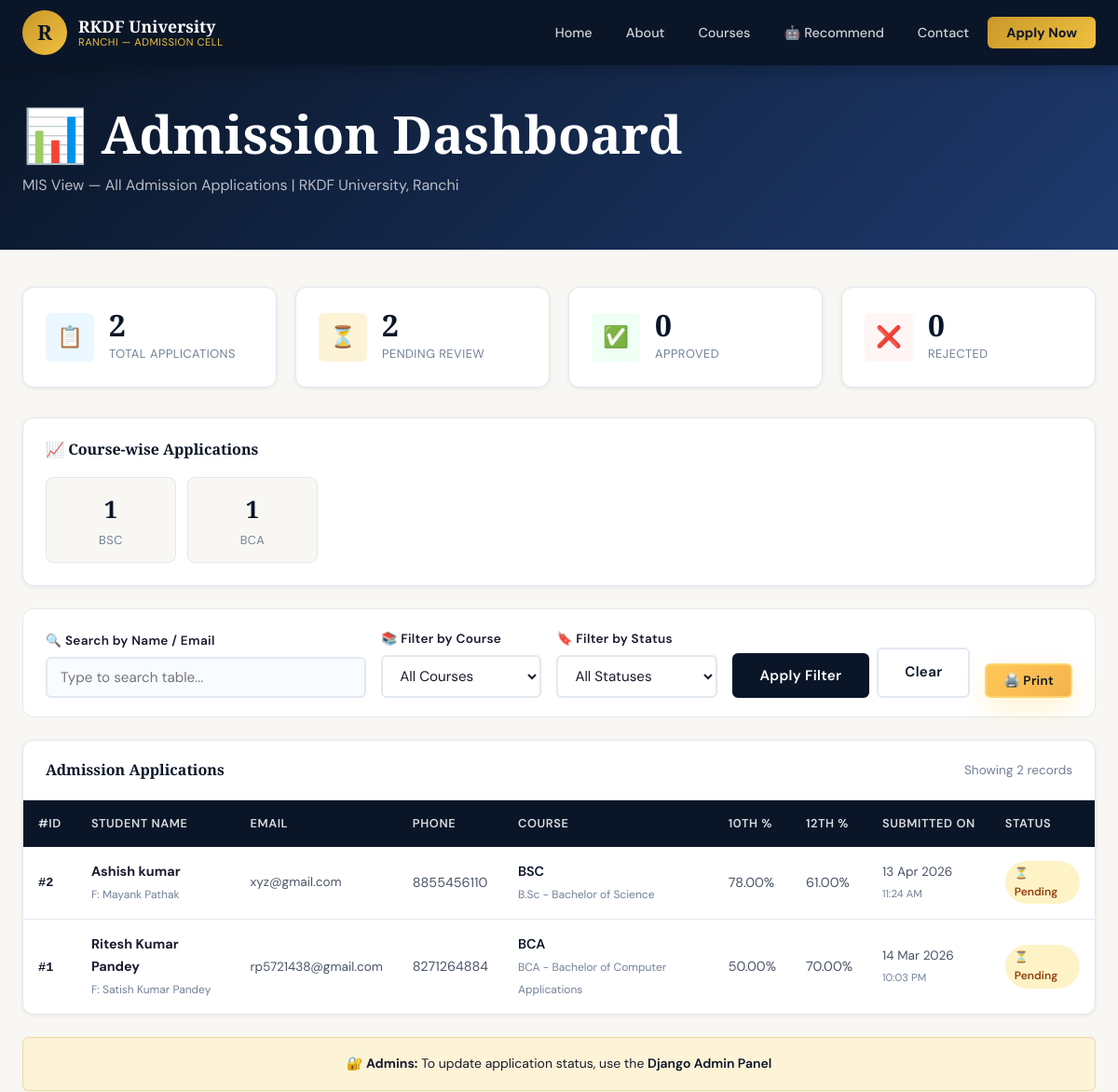
The page /dashboard/ (upper part) on the database as committed earlier.
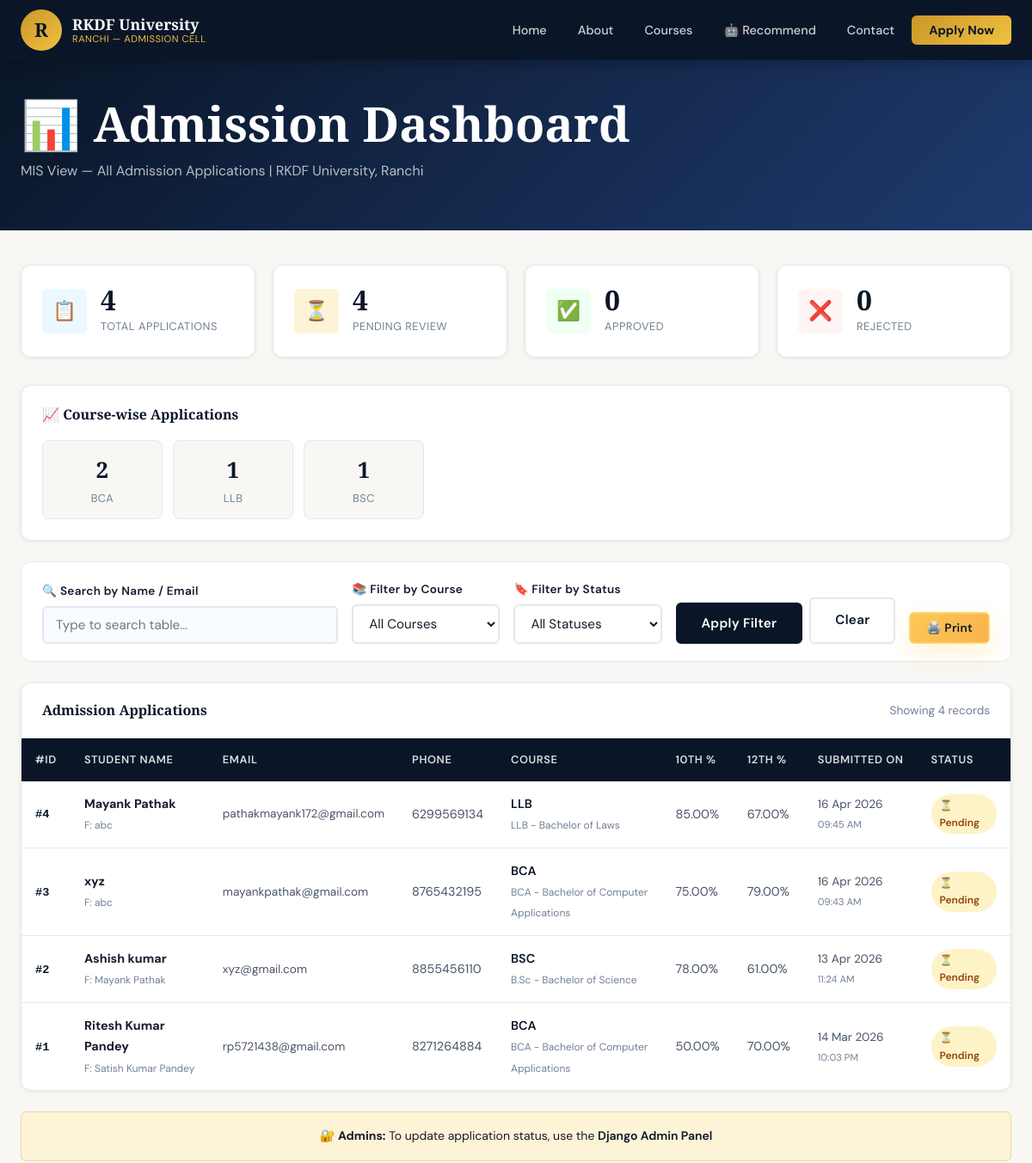
The same page on the database as committed later.
### admission/models.py (models this page shows, shortened)
class AdmissionForm(models.Model):
    name = models.CharField(max_length=200, verbose_name="Full Name")
    email = models.EmailField(unique=True, verbose_name="Email Address")
    phone = models.CharField(max_length=15, verbose_name="Phone Number")
    course = models.CharField(
        max_length=10,
        choices=COURSE_CHOICES,
        verbose_name="Applied Course"
    )
    address = models.TextField(verbose_name="Residential Address")
    father_name = models.CharField(
        max_length=200,
        verbose_name="Father's Name",
        default=""
    )
    date_of_birth = models.DateField(
        verbose_name="Date of Birth",
        null=True,
        blank=True
    )
    tenth_percentage = models.DecimalField(
        max_digits=5,
        decimal_places=2,
        verbose_name="10th Percentage",
        null=True,
        blank=True
    )
    twelfth_percentage = models.DecimalField(
        max_digits=5,
        decimal_places=2,
        verbose_name="12th Percentage",
        null=True,
        blank=True
    )
    STATUS_CHOICES = [
        ('pending',  'Pending Review'),
        ('approved', 'Approved'),
        ('rejected', 'Rejected'),
    ]
    status = models.CharField(
        max_length=10,
        choices=STATUS_CHOICES,
        default='pending',
        verbose_name="Application Status"
    )
    submitted_at = models.DateTimeField(
        auto_now_add=True,
        verbose_name="Date of Submission"
    )
    class Meta:
        verbose_name = "Admission Application"
        verbose_name_plural = "Admission Applications"
        ordering = ['-submitted_at']  # Newest first

### admission/views.py (the view)
# urls.py: path('dashboard/', views.dashboard, name='dashboard'),
def dashboard(request):
    admissions = AdmissionForm.objects.all()
    filter_course = request.GET.get('course', '')
    filter_status = request.GET.get('status', '')
    if filter_course:
        admissions = admissions.filter(course=filter_course)
    if filter_status:
        admissions = admissions.filter(status=filter_status)
    total         = AdmissionForm.objects.count()
    pending_count = AdmissionForm.objects.filter(status='pending').count()
    approved_count= AdmissionForm.objects.filter(status='approved').count()
    rejected_count= AdmissionForm.objects.filter(status='rejected').count()
    course_stats = AdmissionForm.objects.values('course').annotate(
        count=Count('id')
    ).order_by('-count')
    context = {
        'page_title': 'Student Dashboard',
        'admissions': admissions,
        'total': total,
        'pending_count': pending_count,
        'approved_count': approved_count,
        'rejected_count': rejected_count,
        'course_stats': course_stats,
        'course_choices': COURSE_CHOICES,
        'filter_course': filter_course,
        'filter_status': filter_status,
    }
    return render(request, 'admission/dashboard.html', context)

### admission/templates/admission/dashboard.html (shortened to what the changed rows need)
{% extends 'admission/base.html' %}
{% block content %}
<div class="dashboard-header">
    <div class="container">
        <h1 style="color:white; margin-bottom:8px;">📊 Admission Dashboard</h1>
    </div>
</div>
<div class="dashboard-page" style="padding-top:0;">
    <div class="container">
        <div class="stats-grid">
            <div class="stat-card">
                <div class="stat-info">
                    <h3>{{ total }}</h3>
                    <p>Total Applications</p>
                </div>
            </div>
            <div class="stat-card">
                <div class="stat-info">
                    <h3>{{ pending_count }}</h3>
                    <p>Pending Review</p>
                </div>
            </div>
        </div>
        {% if course_stats %}
        <div style="background:white; border-radius:var(--radius-md); padding:24px; border:1px solid var(--border); margin-bottom:24px; box-shadow:var(--shadow-sm);">
            <div style="display:flex; flex-wrap:wrap; gap:12px;">
                {% for cs in course_stats %}
                <div style="background:var(--off-white); border:1px solid var(--border); border-radius:8px; padding:12px 20px; min-width:140px; text-align:center;">
                    <div style="font-family:var(--font-heading); font-size:1.6rem; color:var(--navy); font-weight:700;">{{ cs.count }}</div>
                    <div style="font-size:0.8rem; color:var(--text-light); text-transform:uppercase; letter-spacing:0.5px;">{{ cs.course }}</div>
                </div>
                {% endfor %}
            </div>
        </div>
        {% endif %}
        <div class="table-container">
            <div class="table-header">
                <h3>
                    Admission Applications
                </h3>
                <span style="font-size:0.85rem; color:var(--text-light);">
                    Showing {{ admissions|length }} record{{ admissions|length|pluralize }}
                </span>
            </div>
            <div style="overflow-x:auto;">
                <table id="admissionTable">
                    <thead>
                        <tr>
                            <th>#ID</th>
                            <th>Student Name</th>
                            <th>Email</th>
                            <th>Phone</th>
                            <th>Course</th>
                            <th>10th %</th>
                            <th>12th %</th>
                            <th>Submitted On</th>
                            <th>Status</th>
                        </tr>
                    </thead>
                    <tbody>
                        {% for admission in admissions %}
                        <tr>
                            <td><span class="app-id">#{{ admission.id }}</span></td>
                            <td>
                                <strong style="color:var(--text-dark);">{{ admission.name }}</strong>
                                {% if admission.father_name %}
                                <br><small style="color:var(--text-light);">F: {{ admission.father_name }}</small>
                                {% endif %}
                            </td>
                            <td style="font-size:0.85rem;">{{ admission.email }}</td>
                            <td>{{ admission.phone }}</td>
                            <td>
                                <span style="font-weight:600; color:var(--navy);">{{ admission.course }}</span>
                                <br><small style="color:var(--text-light); font-size:0.75rem;">{{ admission.get_course_display }}</small>
                            </td>
                            <td>
                                {% if admission.tenth_percentage %}
                                    {{ admission.tenth_percentage }}%
                                {% else %}
                                    <span style="color:var(--text-light);">—</span>
                                {% endif %}
                            </td>
                            <td>
                                {% if admission.twelfth_percentage %}
                                    {{ admission.twelfth_percentage }}%
                                {% else %}
                                    <span style="color:var(--text-light);">—</span>
                                {% endif %}
                            </td>
                            <td style="font-size:0.85rem; white-space:nowrap;">
                                {{ admission.submitted_at|date:"d M Y" }}
                                <br><small style="color:var(--text-light);">{{ admission.submitted_at|time:"h:i A" }}</small>
                            </td>
                            <td>
                                <span class="badge badge-{{ admission.status }}">
                                    {% if admission.status == 'pending' %}⏳{% elif admission.status == 'approved' %}✅{% else %}❌{% endif %}
                                    {{ admission.status|capfirst }}
                                </span>
                            </td>
                        </tr>
                        {% endfor %}
                    </tbody>
                </table>
            </div>
        </div>
    </div>
</div>
{% endblock %}

Rows that differ between the two databases and show on the page:
added AdmissionForm: id "4", name "Mayank Pathak", father_name "abc", email "pathakmayank172@gmail.com", phone "6299569134", course "LLB", course "LLB - Bachelor of Laws", tenth_percentage "85.00", twelfth_percentage "67.00", submitted_at "16 Apr 2026", submitted_at "09:45 AM", status "Pending"
added AdmissionForm: id "3", name "xyz", father_name "abc", email "mayankpathak@gmail.com", phone "8765432195", course "BCA", course "BCA - Bachelor of Computer Applications", tenth_percentage "75.00", twelfth_percentage "79.00", submitted_at "16 Apr 2026", submitted_at "09:43 AM", status "Pending"
Other text that changed with them:
{{ total }}: "2" → "4"
{{ pending_count }}: "2" → "4"
{{ admissions|length }}: "2" → "4"
new list line: "2 BCA"
new list line: "1 LLB"
list line gone: "1 BCA"
